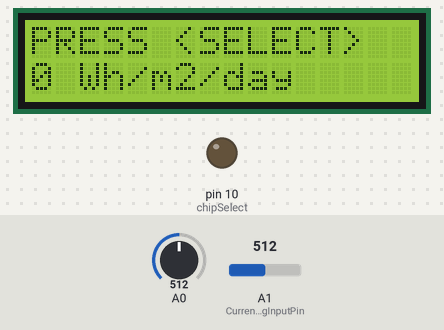
Recording of a sketch running on a simulated Arduino Uno, built with avr-gcc and run on an emulated ATmega328P. Parts: 16×2 character LCD, output pins drawn as LEDs (lit = HIGH). The inputs (shaded band) are chosen by the test bench; at power-on: A0 = 512, A1 (CurrentAnalogInputPin) = 512. The local clock reads 2024-03-15 10:24:30 at power-on unless the sketch sets it; storage starts empty; what the sketch prints to the serial monitor is not drawn.

Above: at 1.2 s.
1.3 s: A0 set to 586
4.3 s: A0 set to 611
At 6.8 s:
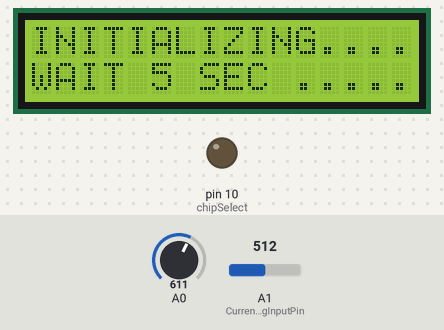
7.3 s: A0 set to 793
10.3 s: A0 set to 806
At 11.89 s:
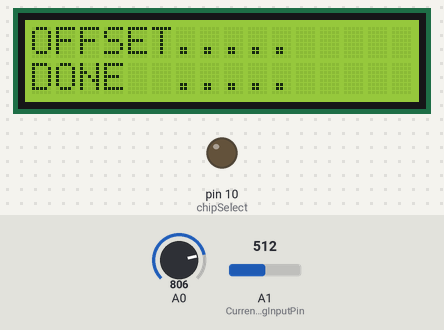
13.3 s: A1 (CurrentAnalogInputPin) set to 190
At 14.8 s:
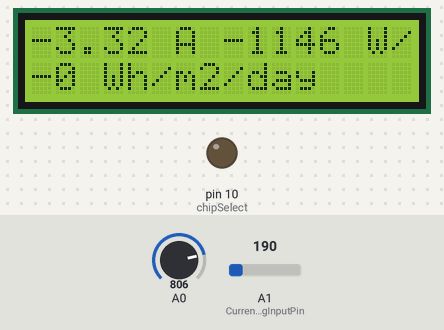
16.3 s: A0 set to 390
At 16.8 s:
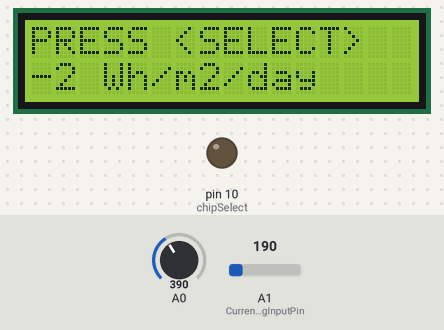
Timing chart, 0 to 19.3 s (numbered marks = the images above; inputs shaded):
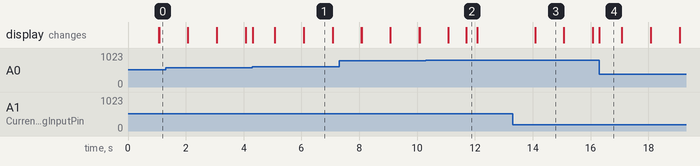

Measured:
- the behaviour switches between 599 and 600 on A0 (found by bisection; images 0 and 1)
- the behaviour switches between 799 and 800 on A0 (found by bisection; images 1 and 2)
- after the input at 4.3 s, the display: changes at once (image 1)
- after the input at 13.3 s, the display: changes after 0.78 s (image 3)
- after the input at 16.3 s, the display: changes at once (image 4)
- what the display in image 1 shows lasts 1.0 s, from 6.1 s to 7.1 s
- what the display in image 4 shows lasts 0.8 s, from 16.3 s to 17.1 s

The sketch:

solarDuino_IrradiationMeter-with_LCD_and_Datalogger_Shield.ino
```cpp
/* Irradiation meter using Solar Cell by Solarduino */

// Note :  Safety is very important when dealing with electricity. We take no responsibilities while you do it at your own risk.
// Note :  Irradiation meter is designed to measure and record the irradiation level for PV system performance check and feasibility study.
// Note :  Irradiation can measure and record (in SD card) instantaneous short circuit current (Isc) of panel, instantaneous Irradiation (W/m2) and daily Irradiation Energy in (W/m2/day)
// Note :  The daily Irradiation Energy is reset everyday or reset upon power outage (power supply to Arduino).
// Note :  The accuracy of the Irradiation is subject to the quality of user's solar cell and current module sensor.
// Note :  The Short Circuit Current of panel is recommended to be slightly lower or near the maximum range of current sensor for better accuracy results.
// Note :  The Irradiation is 100% subject to measured current and temperature coeffecient is neglected as it has almost negligible effect
// Note :  The temperature coefficient is neglected so that do not need additional temperature probe, furthermore 65 degree celcius under hot sun (40 degree temperature diference from STC) only performing 2.5% difference.
// Note :  The unit provides reasonable accuracy and may not be comparable with other expensive branded and commercial irradiation meter.
// Note :  All credit shall be given to Solarduino.

/*/////////////////////////////////////////////////////////////////////////////////////////////////////////////////////////////////////////////////////////////////////////////////////*/


        /* 0- General */

        int decimalPrecision = 2;                   /* decimal places for only for current value shown in LED Display */

        /* 1- DC Current & Irradiation */

        int CurrentAnalogInputPin = A1;             // Which pin to measure Current Value
        float mVperAmpValue = 185;                  // If using ACS712 current module : for 5A module key in 185, for 20A module key in 100, for 30A module key in 66
                                                    // If using WCS current module : for 0.25A module key in 7000, for 0.5A module key in 3500, for 1.0A module key in 2000, for 2.0A module key in 1000.
        float moduleMiddleVoltage = 2500;           // key in middle voltage value in mV. For 5V power supply key in 2500, for 3.3V power supply, key in 1650 mV
        float moduleSupplyVoltage = 5000;           // supply voltage to current sensor module in mV, default 5000mV, may use 3300mV
        float currentSampleRead  = 0;               /* to read the value of a sample*/
        float currentLastSample  = 0;               /* to count time for each sample. Technically 1 milli second 1 sample is taken */
        float currentSampleSum   = 0;               /* accumulation of sample readings */
        float currentSampleCount = 0;               /* to count number of sample. */
        float currentMean ;                         /* to calculate the average value from all samples*/
        float finalCurrent ;                        /* the final current reading without taking offset value*/
        float finalCurrent2 ;                       /* the final current reading*/
        float ShortCircuitCurrentSTC = 2.9   ;      // Key in the Short Circuit Current (At STC condition) of your Solar Panel or Solar Cell. Value 9 showing 9.0A Isc Panel.
        float Irradiation = 0.00;                   /* This shows the irradiation level in W/m2.

            /* 1.1 - Offset DC Current */
            int   OffsetRead = 0;                   /* To switch between functions for auto callibation purpose */
            float currentOffset =0.00;              // to Offset deviation and accuracy. Offset any fake current when no current operates.
                                                    // the offset will automatically done when you press the <SELECT> button on the LCD display module.
                                                    // you may manually set offset here if you do not have LCD shield
            float offsetLastSample = 0;             /* to count time for each sample. Technically 1 milli second 1 sample is taken */
            float offsetSampleCount = 0;            /* to count number of sample. */

            /* 1.2 - Average Accumulate Irradiation */

            float accumulateIrradiation = 0;                          /* Amount of accumulate irradiation*/
            unsigned long startMillisIrradiation;                     /* start counting time for irradiation energy */
            unsigned long currentMillisIrradiation;                   /* current counting time for irradiation energy */
            const unsigned long periodIrradiation = 1000;             // refresh every X seconds (in seconds) Default 1000 = 1 second
            float FinalAccumulateIrradiationValue = 0;                /* shows the final accumulate irradiation reading*/


        /* 2 - LCD Display  */

        #include<LiquidCrystal.h>                                   /*Load the liquid Crystal Library (by default already built-it with arduino solftware)*/
        LiquidCrystal LCD(8,9,4,5,6,7);                             /*Creating the LiquidCrystal object named LCD */
        unsigned long startMillisLCD;                               /* start counting time for LCD Display */
        unsigned long currentMillisLCD;                             /* current counting time for LCD Display */
        const unsigned long periodLCD = 1000;                       // refresh every X seconds (in seconds) in LED Display. Default 1000 = 1 second


        /* 3 - SD memory card shield */

        #include<Wire.h>                                            /*Load the library for talking over I2C (by default already built-it with arduino solftware)*/
        #include<SD.h>                                              /*Load the SD card Library (by default already built-it with arduino solftware)*/
        #include<SPI.h>                                             /*Load the SPI of SPI communication Library (by default already built-it with arduino solftware)*/
        #include "RTClib.h"                                         //Must download the library from Tools > manage library > type RTCLib by Adafruit
        RTC_DS1307 RTC;                                             /* initiate Real Time Cloak for DS1307 chip */
        DateTime now;                                               /* initiate time variable*/
        int h = now.hour();                                         /* create h as variable for hour */
        int chipSelect = 10;                                        /* ChipSelect pin based on the SC card shield using SPI communication. By default the pin is 10 on Arduino Uno. This pin cannot be changed */
        File mySensorData;                                          // Variable for working with our file object
        unsigned long startMillisSD;                                /* start counting time for SD Card */
        unsigned long currentMillisSD;                              /* current counting time for SD Card */
        const unsigned long periodSD = 60000;                       // refresh every X seconds (in seconds) Default 60000 = 1 minute


void setup()

{

        /* 0- General */

        Serial.begin(9600);                               /* In order to see value in serial monitor */

        /* 1.2 - Average Accumulate Irradiation */

        startMillisIrradiation = millis();                /* Record initial starting time for daily irradiation */

        /* 2 - LCD Display  */

        LCD.begin(16,2);                                  /* Tell Arduino that our LCD has 16 columns and 2 rows*/
        LCD.setCursor(0,0);                               /* Set LCD to upper left corner to start display*/
        startMillisLCD = millis();                        /* Record initial starting time for LCD Display refresh rate. */

        /* 3 - SD memory card shield */

        pinMode(chipSelect,OUTPUT);                       /*reserve pin 10 as an ouput by default*/
        RTC.begin();
        Wire.begin();
        SD.begin(chipSelect);                             /* Initialise the SD Card with chipSelect connected to pin 10 by default*/
        startMillisSD = millis();                         /* Record initial starting time for SD card module */
        RTC.adjust(DateTime(F(__DATE__), F(__TIME__)));   /*set the Real Time Cloak to the time same as your PC or Laptop time*/

        if(! RTC.isrunning())                             /* if RTC not running give warning in Serial Monitor */
            {
              Serial.println("RTC is not running !");
            }
        mySensorData=SD.open("Irrad.txt",FILE_WRITE);     // Open or create Irrad.txt on the SD card as a file to write to
        if(mySensorData)                                  // only to do these if data file opened sucessfully
        {
          DateTime now = RTC.now();                       /* get time information */
          mySensorData.print("Date");
          mySensorData.print(",");
          mySensorData.print("Current (A)");
          mySensorData.print(",");
          mySensorData.print("Irradiation (W/m2)");
          mySensorData.print(",");
          mySensorData.println("Daily Irradiation (Wh/m2/day)");
          mySensorData.close();                          //close the file
        }


}

void loop()

{

  /* 0.1- Button Function */

              int buttonRead;
              buttonRead = analogRead (0);                                    // Read analog pin A0. By default the LCD Display shield already assigned A0 as button function. Cannot change.

              /*Right button is pressed */
              if (buttonRead < 60)
              {   LCD.setCursor(0,0); LCD.print ("PRESS <SELECT>   ");      }

              /* Up button is pressed */
              else if (buttonRead < 200)
              {   LCD.setCursor(0,0); LCD.print ("PRESS <SELECT>   ");      }

              /* Down button is pressed */
              else if (buttonRead < 400)
              {   LCD.setCursor(0,0); LCD.print ("PRESS <SELECT>  ");       }

              /* Left button is pressed */
              else if (buttonRead < 600)
              {   LCD.setCursor(0,0); LCD.print ("PRESS <SELECT>   ");      }

              /* Select button is pressed */
              else if (buttonRead < 800)
              {
              OffsetRead = 1;                                                 // to activate offset when button <SELECT> is pressed
              LCD.setCursor(0,0);
              LCD.print ("INITIALIZING..... ");
              LCD.setCursor(0,1);
              LCD.print ("WAIT 5 SEC ..... ");
              }


  /* 1- DC Current & Irradiation */

        if(millis() >= currentLastSample + 1 )                                                                /* every 1 milli second taking 1 reading */
          {
            currentSampleRead = analogRead(CurrentAnalogInputPin)-((moduleMiddleVoltage/moduleSupplyVoltage)*1024);      /* read the sample value */
            currentSampleSum = currentSampleSum + currentSampleRead ;                                         /* accumulate value with older sample readings*/
            currentSampleCount = currentSampleCount + 1;                                                      /* to move on to the next following count */
            currentLastSample = millis();                                                                     /* to reset the time again so that next cycle can start again*/
          }

        if(currentSampleCount == 1000)                                                                        /* after 1000 count or 1000 milli seconds (1 second), do the calculation and display value*/
          {
            currentMean = currentSampleSum/currentSampleCount;                                                /* calculate average value of all sample readings taken*/
            finalCurrent = (((currentMean /1024)*moduleSupplyVoltage)/mVperAmpValue);                         /* calculate the final current (without offset)*/
            finalCurrent2 = finalCurrent+currentOffset;                                                       /* The final current */
            Irradiation = (finalCurrent2/ShortCircuitCurrentSTC*1000);
            Serial.print(finalCurrent2,decimalPrecision);
            Serial.print(" A  ");
            Serial.print(Irradiation,decimalPrecision);
            Serial.print(" W/m2  ");
            currentSampleSum =0;                                                                              /* to reset accumulate sample values for the next cycle */
            currentSampleCount=0;                                                                             /* to reset number of sample for the next cycle */
          }


            /* 1.1 - Offset DC Current */

            if(OffsetRead == 1)
              {
                currentOffset = 0;                                                             /* set back currentOffset as default first*/
                if(millis() >= offsetLastSample + 1)                                           /* offset 1 - to centralise analogRead waveform*/
                  {
                    offsetSampleCount = offsetSampleCount + 1;
                    offsetLastSample = millis();
                  }

                   if(offsetSampleCount == 2500)                                             /* need to wait awhile as to get new value before offset take into calculation.  */
                {                                                                             /* So this code is to delay 2.5 seconds after button pressed */
                  currentOffset = - finalCurrent;                                             /* to offset values */
                  OffsetRead = 0;                                                             /* until next offset button is pressed*/
                  offsetSampleCount = 0;                                                      /* to reset the time again so that next cycle can start again */
                  LCD.setCursor(0,0);
                  LCD.print ("OFFSET.....     ");
                  LCD.setCursor(0,1);
                  LCD.print ("DONE  .....     ");
                }
            }


         /* 1.2 - Average Accumulate Irradiation */

         currentMillisIrradiation = millis();                                                                 /* Count the time for current */

        if (currentMillisIrradiation - startMillisIrradiation >= periodIrradiation)
        {
            accumulateIrradiation = Irradiation/3600*(periodIrradiation/1000);                                /* for smoothing calculation*/
            FinalAccumulateIrradiationValue =  FinalAccumulateIrradiationValue + accumulateIrradiation ;
            Serial.print(FinalAccumulateIrradiationValue,decimalPrecision);
            Serial.println(" Wh/m2/day");
            startMillisIrradiation = currentMillisIrradiation ;                                               /* Set the starting point again for next counting time */
            DateTime now = RTC.now();
            if((now.hour() >=23) && (now.second()>=58))                                                       /* daily irradiation will reset to 0 at 12am everyday*/
            {                                                                                                 // if do not want to reset everyday, then delete these codes
              FinalAccumulateIrradiationValue =  0;
            }
        }


        /* 2 - LCD Display  */

        currentMillisLCD = millis();
        if (currentMillisLCD - startMillisLCD >= periodLCD)
          {
            LCD.setCursor(0,0);                                                                           /* Set cursor to first colum 0 and second row 1  */
            LCD.print(finalCurrent2,decimalPrecision);                                                    /* display voltage value in LCD in first row  */
            LCD.print(" A   ");
            LCD.setCursor(8,0);
            LCD.print(Irradiation,0);                                                                     /* display current value in LCD in first row */
            LCD.print(" W/m2   ");
            LCD.setCursor(0,1);
            LCD.print(FinalAccumulateIrradiationValue,0);                                                 /* display current value in LCD in first row */
            LCD.print(" Wh/m2/day        ");
            startMillisLCD = currentMillisLCD ;                                                           /* Set the starting point again for next counting time */
          }

        /* 3 - SD memory card shield */

        currentMillisSD = millis();                                                                       /* keep counting time for SD memory function */
        if (currentMillisSD - startMillisSD >= periodSD)                                                  /* if the time difference from begining is 1 minute (by default) do the following code */
          {
            mySensorData=SD.open("Irrad.txt",FILE_WRITE);                                                 //Open Irrad.txt on the SD card as a file to write to
            if(mySensorData)                                                                              //only to do these if data file opened sucessfully
            {
              DateTime now = RTC.now();                                                                   /* get time information */
              mySensorData.print(now.year(),DEC);                                                         /* print the year today */
              mySensorData.print("/");
              mySensorData.print(now.month(),DEC);                                                        /* print the month today */
              mySensorData.print("/");
              mySensorData.print(now.day(),DEC);                                                          /* print the date today */
              mySensorData.print(" ");
              mySensorData.print(now.hour(),DEC);                                                         /* print the hour now */
              mySensorData.print(":");
              mySensorData.print(now.minute(),DEC);                                                       /* print the minute now */
              mySensorData.print(":");
              mySensorData.print(now.second(),DEC);                                                       /* print the second now */
              mySensorData.print(",");
              mySensorData.print(finalCurrent2);                                                          /* print the short circuit current */
              mySensorData.print(",");
              mySensorData.print(Irradiation);                                                            /* print the irradiance in W/m2 */
              mySensorData.print(",");
              mySensorData.println(FinalAccumulateIrradiationValue);                                      /* print the total daily irradiance in W/m2/day */
              mySensorData.close();                                                                       //close the file
              Serial.println("written to SD Card Successfully !");
              startMillisSD = currentMillisSD ;
            }
        }


}
```
